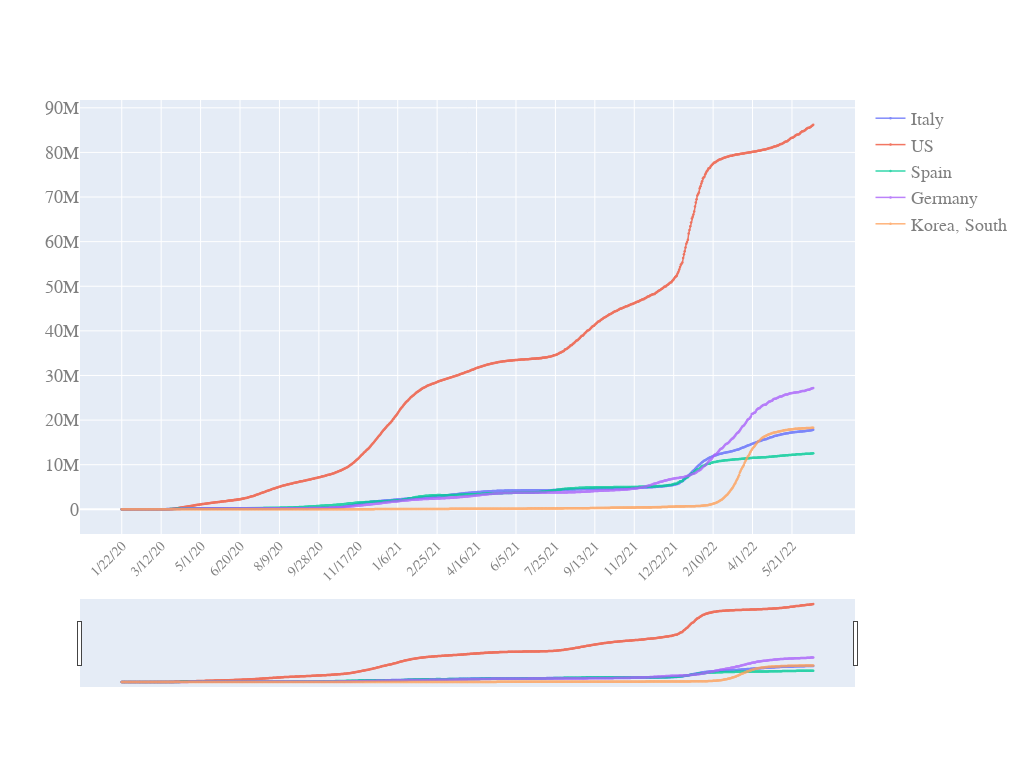

The notebook cell this image was saved under:
### Code cell
quick_plot(df_analyse.date,
           df_analyse.iloc[:,1:],
           y_scale='log',
           slider=True)

### Figure 1 — Plotly figure (JSON) as saved in the notebook; plotly's stock layout.template omitted (floating-point values rounded to 4 significant figures; data arrays with more than 128 entries replaced by an {"elided": "..."} marker saying what was removed)
{"data": [{"line": {"width": 1.5}, "marker": {"size": 2.5}, "mode": "markers+lines", "name": "Italy", "opacity": 0.8, "type": "scatter", "x": {"elided": "878 str values"}, "y": {"elided": "878 int values"}}, {"line": {"width": 1.5}, "marker": {"size": 2.5}, "mode": "markers+lines", "name": "US", "opacity": 0.8, "type": "scatter", "x": {"elided": "878 str values"}, "y": {"elided": "878 int values"}}, {"line": {"width": 1.5}, "marker": {"size": 2.5}, "mode": "markers+lines", "name": "Spain", "opacity": 0.8, "type": "scatter", "x": {"elided": "878 str values"}, "y": {"elided": "878 int values"}}, {"line": {"width": 1.5}, "marker": {"size": 2.5}, "mode": "markers+lines", "name": "Germany", "opacity": 0.8, "type": "scatter", "x": {"elided": "878 str values"}, "y": {"elided": "878 int values"}}, {"line": {"width": 1.5}, "marker": {"size": 2.5}, "mode": "markers+lines", "name": "Korea, South", "opacity": 0.8, "type": "scatter", "x": {"elided": "878 str values"}, "y": {"elided": "878 int values"}}], "layout": {"autosize": true, "font": {"color": "#7f7f7f", "family": "PT Sans, monospace", "size": 18}, "height": 768, "width": 1024, "xaxis": {"nticks": 20, "rangeslider": {"visible": true}, "tickangle": -45, "tickfont": {"color": "#7f7f7f", "size": 14}}, "yaxis": {"type": "linear"}}}
